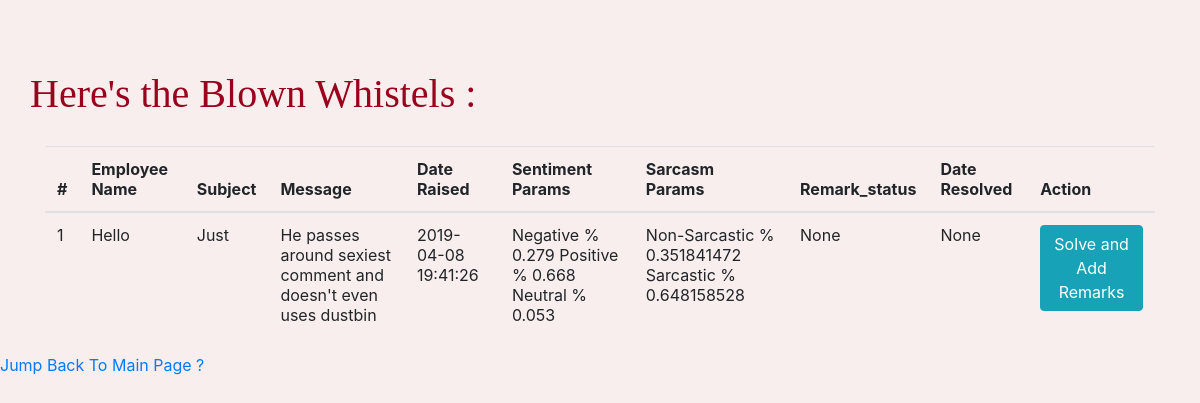
Page /senr/see_whistle on the earlier database version.
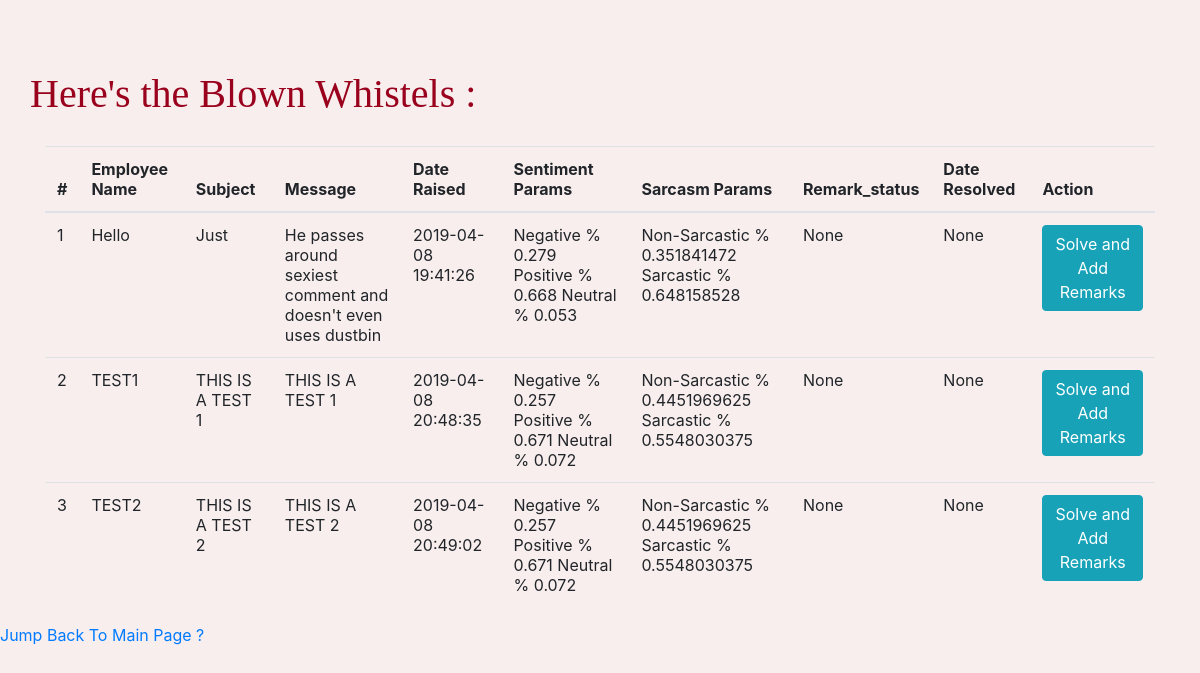
Same page on the later database version.
### tables this page shows
CREATE TABLE whistles (sno INTEGER PRIMARY KEY,sub Text,emp_name Text,message Text,sentiments Text,sarcasm Text,remark Text DEFAULT NULL,date_su DATETIME DEFAULT CURRENT_TIMESTAMP,date_re Text DEFAULT NULL);

### app.py (the view)
@app.route('/senr/see_whistle')
def return_whistle():
    con = sql.connect("dbs.db")
    con.row_factory = sql.Row
    cur = con.cursor()
    cur.execute("select * from whistles")
    rows = cur.fetchall()
    return render_template('view_whistle.html' , rows = rows)

### templates/view_whistle.html (shortened to what this page needs)
<html>
    <head>
    <link rel = "stylesheet" href  = "https://stackpath.bootstrapcdn.com/bootstrap/4.3.1/css/bootstrap.min.css" />
     <link rel = "stylesheet" href = "{{ url_for('static',filename='style.css') }}">
    </head>
    <body class = "body_lp">
        <h1 class = "fh" >Here's the Blown Whistels  :</h1>
        <div class = "container">
           <div class = "row">
               <div class = "col">
                    <div class="table-responsive">
                            <table class="table">
                              <thead>
                                <tr>
                                  <th>#</th>
                                  <th>Employee Name </th>
                                  <th>Subject </th>
                                  <th>Message </th>
                                  <th>Date Raised</th>
                                  <th>Sentiment Params</th>
                                  <th>Sarcasm Params </th>
                                  <th>Remark_status</th>
                                   <th>Date Resolved </th>
                                   <th>Action </th>
                                </tr>
                              </thead>
                              <tbody>
                       {% for row in rows %}
                                <tr>
                                  <td>{{row["sno"]}}</td>
                                  <td> {{row["emp_name"]}} </td>
                                  <td>{{row["sub"]}}</td>
                                  <td>{{row["message"]}}</td>
                                  <td>{{row["date_su"]}}</td>
                                  <td>{{row["sentiments"]}}</td>
                                  <td>{{row["sarcasm"]}}</td>
                                  <td>{{row["remark"]}}</td>
                                  <td>{{row["date_re"]}}</td>
                                  <td><a> <button type="button" class="btn btn-info">Solve and Add Remarks</button> </a> </td>
                                </tr>
                      {% endfor%}
                              </tbody>
                            </table>
                            </div>
             </div>
           </div>
        </div>
           <footer>
             <a href = {{url_for('emp' , choice = 'senr' )}} > Jump Back To Main Page ? </a>
             </footer>
    </body>
</html>

### static/style.css (style rules this page uses)
.body_lp { background-color: #f8eeee ; }
.fh { padding-top: 70px; padding-left: 30px; color:#99011d ; font-family: cursive; padding-bottom: 20px; }

Differences in the rows shown:
added whistles: sno "2", emp_name "TEST1", sub "THIS IS A TEST 1", message "THIS IS A TEST 1", date_su "2019-04-08 20:48:35", sentiments "Negative % 0.257 Positive % 0.671 Neutral % 0.072", sarcasm "Non-Sarcastic % 0.4451969625 Sarcastic % 0.5548030375", remark "None", date_re "None"
added whistles: sno "3", emp_name "TEST2", sub "THIS IS A TEST 2", message "THIS IS A TEST 2", date_su "2019-04-08 20:49:02", sentiments "Negative % 0.257 Positive % 0.671 Neutral % 0.072", sarcasm "Non-Sarcastic % 0.4451969625 Sarcastic % 0.5548030375", remark "None", date_re "None"
